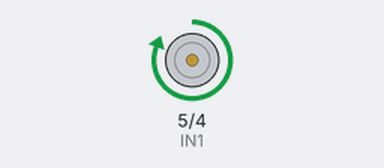
A sketch run on a simulated Arduino Uno, built with avr-gcc and run on an emulated ATmega328P. Parts: motor-driver pin pairs drawn as motors (green arrow = first pin HIGH = forward, orange = second pin HIGH = backward, longer = more drive).

Above: at 2.5 s.
At 7.5 s:
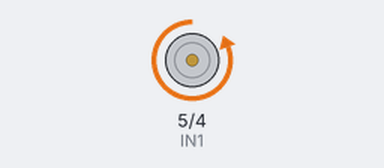
At 10.5 s:
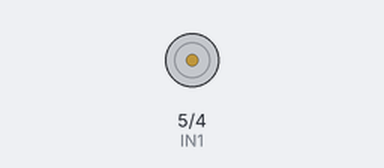
Timing chart, 0 to 14.3 s (numbered marks = the images above):
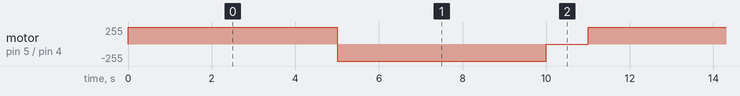

Measured:
- by itself, motor on pin 5 (IN1) / pin 4 (IN2): repeats every 11.0 s: backward 255/255 5.0 s, stopped 1.0 s, forward 255/255 5.0 s

The sketch:

DC_motor_with_L298N_driver.ino
```cpp
int IN1 = 5; //D1 Pin
int IN2 = 4; //D2 Pin

void setup() {
  pinMode(IN1, OUTPUT);
  pinMode(IN2, OUTPUT);
  digitalWrite(IN1, LOW);
  digitalWrite(IN2, LOW);
}

void loop() {
  setDirection();
  delay(1000);

}

void setDirection() {


  digitalWrite(IN1, HIGH);
  digitalWrite(IN2, LOW);
  delay(5000);

  digitalWrite(IN1, LOW);
  digitalWrite(IN2, HIGH);
  delay(5000);

  digitalWrite(IN1, LOW);
  digitalWrite(IN2, LOW);

}
```
